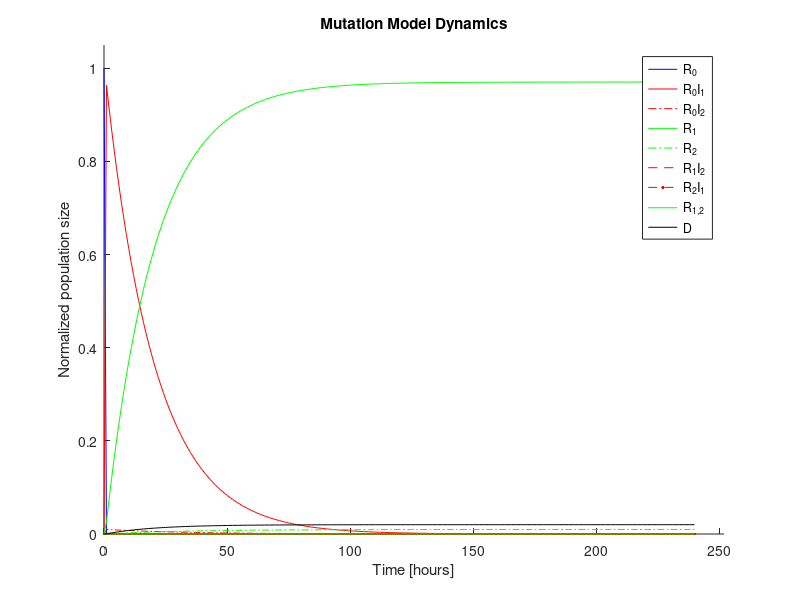

Here is the MATLAB script that generated this plot: (Note: this script raises an error after producing the figure.)
% solve the model and print a graph
function y_params = solveModel()
global rho_empty_1;
global rho_empty_2;
global rho_1_2;
global rho_2_1;
global r_empty_initial;
global r_1_initial;
global r_2_initial;
global r_1_2_initial;
global r_empty_i_1_initial;
global r_empty_i_2_initial;
global r_1_i_2_initial;
global r_2_i_1_initial;
global d_initial;
global days;
global N;

N = 10000;
r_1_initial = 1;
r_2_initial = 1;
r_1_2_initial = 0;
r_empty_i_1_initial = 0;
r_empty_i_2_initial = 0;
r_1_i_2_initial = 0;
r_2_i_1_initial = 0;
d_initial = 0;
r_empty_initial = N - (r_1_initial + r_2_initial + r_1_2_initial + r_empty_i_1_initial + r_empty_i_2_initial + r_1_i_2_initial + r_2_i_1_initial + d_initial);

% consts
HOURS_PER_DAY = 24;
days = 10;
initial_condition = [r_empty_initial; r_1_initial; r_2_initial; r_1_2_initial; r_empty_i_1_initial; r_empty_i_2_initial; r_1_i_2_initial; r_2_i_1_initial; d_initial;];

% solve the ODEs
% assume each step is an hour - very important
x = lsode("mutationSirModel", initial_condition, (t = linspace(0, HOURS_PER_DAY * days, HOURS_PER_DAY * days)' ));

# normalize matrix
for i = 1:size(x)(1)
  for j = 1:size(x)(2)
    x(i, j) = x(i, j) / N;
  endfor
endfor

% plot the results
fig = figure();

% set plot info

hold on;

plot(t, x(:,1), "-b");
plot(t, x(:,2), "-r");
plot(t, x(:,3), "-.r");
plot(t, x(:,4), "-g");
plot(t, x(:,5), "-.g");
plot(t, x(:,6), "--r");
plot(t, x(:,7), "--.r");
plot(t, x(:,8), "-g");
plot(t, x(:,9), "-k");

xlim([0, HOURS_PER_DAY * days * 1.05]);
ylim([0, max(max(x)) * 1.05]);
title("Mutation Model Dynamics");
xlabel("Time [hours]");
ylabel("Normalized population size");
legend({"R_{0}", "R_{0}I_1", "R_{0}I_2", "R_1", "R_2", "R_1I_2", "R_2I_1", "R_{1,2}", "D"});

hold off;

# save figure for next runs 
file_name = strcat(save_name ,".jpg");
print (fig, file_name, "-djpg");
printf("\nSaved Dynamics Figure to: '%s'\n", file_name);
# close figures to save memory on long runs
close all

endfunction


function xdot = mutationSirModel(x, t)
global N;

# use parameters
beta_empty_1 = 0.002;
beta_empty_2 = 0.001;
beta_1_2 = 0.001;
beta_2_1 = 0.002;
gama_empty_1 = 0.05;
gama_empty_2 = 0.03;
gama_1_2 = 0.000008 ;
gama_2_1 = 0.00001 ;
rho_empty_1 = 0.98;
rho_empty_2 = 0.98;
rho_1_2 = 0.90;
rho_2_1 = 0.95;

# model itself
xdot(1) = -1 * ( beta_empty_1 * x(2) + beta_empty_2 * x(3) ) * x(1) ;
xdot(2) = beta_empty_1 * x(2) * x(1) - ( gama_empty_1 * x(2) ) ;
xdot(3) = beta_empty_2 * x(3) * x(1) - ( gama_empty_2 * x(3) ) ;
xdot(4) = (gama_empty_1 * rho_empty_1 * x(2)) - ( beta_1_2 * x(6) * x(4) ) ;
xdot(5) = (gama_empty_2 * rho_empty_2 * x(3)) - ( beta_2_1 * x(7) * x(5) ) ;
xdot(6) = beta_1_2 * x(6) * x(4) - gama_1_2 * x(6) ;
xdot(7) = beta_2_1 * x(7) * x(5) - gama_2_1 * x(7) ;
xdot(8) = gama_2_1 * rho_2_1 * x(7) + gama_1_2 * rho_1_2 * x(6) ;
xdot(9) = gama_empty_1 * (1 - rho_empty_1) * x(2) + gama_2_1 * (1 - rho_2_1) * x(7) + gama_empty_2 *(1 - rho_empty_2) * x(3) + gama_1_2 * (1 - rho_1_2) * x(6) ;

endfunction 
